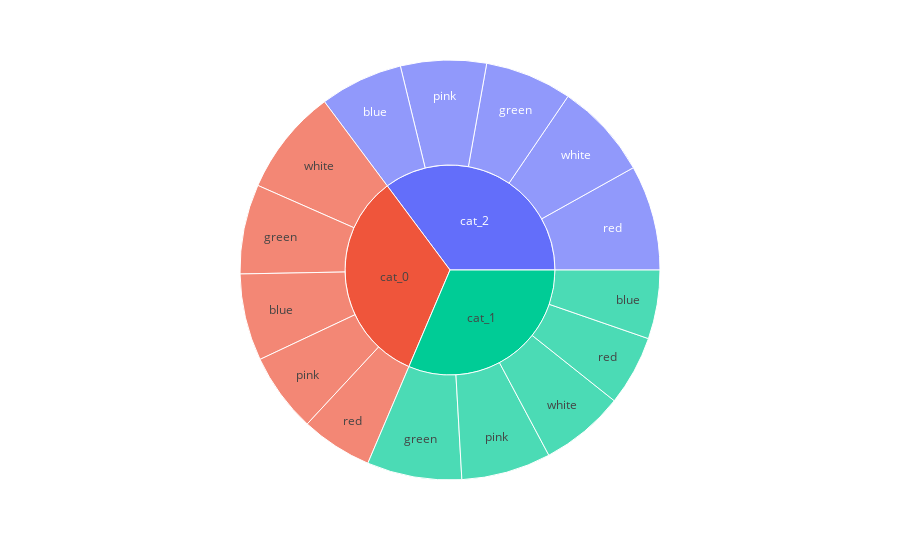

This figure's notebook cell:
### Code cell
fig = px.sunburst(parent_data, path=['cat', 'colors'], values=0)
fig.show()

### Figure 1 — Plotly figure (JSON) as saved in the notebook; plotly's stock layout.template omitted (floating-point values rounded to 4 significant figures)
{"data": [{"branchvalues": "total", "domain": {"x": [0, 1], "y": [0, 1]}, "hovertemplate": "labels=%{label}<br>0=%{value}<br>parent=%{parent}<br>id=%{id}<extra></extra>", "ids": ["cat_0/blue", "cat_1/blue", "cat_2/blue", "cat_0/green", "cat_1/green", "cat_2/green", "cat_0/pink", "cat_1/pink", "cat_2/pink", "cat_0/red", "cat_1/red", "cat_2/red", "cat_0/white", "cat_1/white", "cat_2/white", "cat_0", "cat_1", "cat_2"], "labels": ["blue", "blue", "blue", "green", "green", "green", "pink", "pink", "pink", "red", "red", "red", "white", "white", "white", "cat_0", "cat_1", "cat_2"], "name": "", "parents": ["cat_0", "cat_1", "cat_2", "cat_0", "cat_1", "cat_2", "cat_0", "cat_1", "cat_2", "cat_0", "cat_1", "cat_2", "cat_0", "cat_1", "cat_2", "", "", ""], "type": "sunburst", "values": [67, 53, 64, 69, 73, 67, 61, 69, 66, 55, 54, 81, 82, 65, 74, 334, 314, 352]}], "layout": {"legend": {"tracegroupgap": 0}, "margin": {"t": 60}}}
